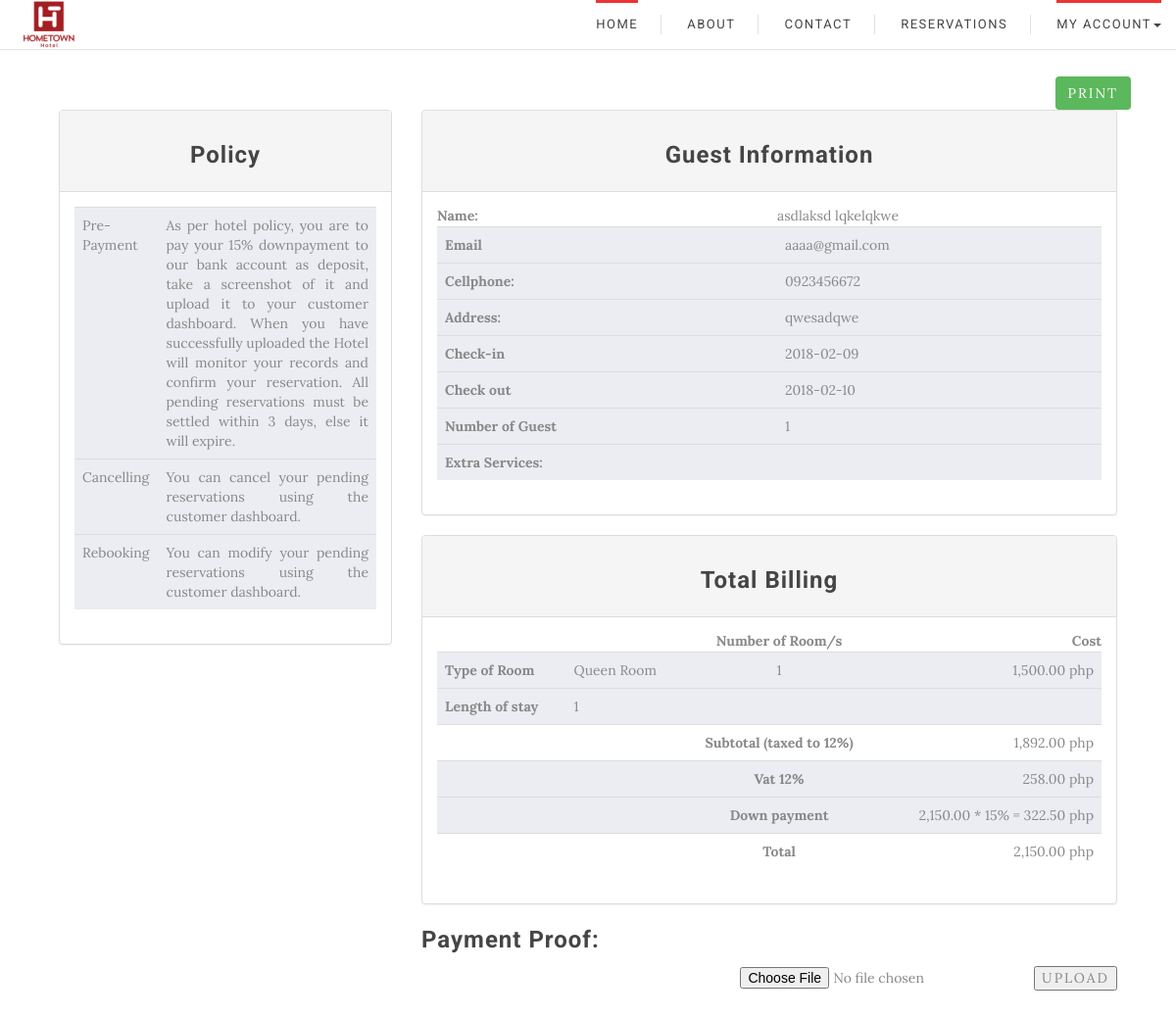
/summary.php?code=81 (signed in), run on the app's committed database.
### tables this page shows
CREATE TABLE `reservation_masterfile` (
  `reservation_id` int(11) NOT NULL,
  `guest_id` int(11) NOT NULL,
  `room_id` int(11) NOT NULL,
  `checkindate` date NOT NULL,
  `checkoutdate` date NOT NULL,
  `number_guest` int(11) NOT NULL,
  `room_number` int(11) NOT NULL,
  `status` varchar(20) NOT NULL,
  `reservation_code` varchar(10) NOT NULL
);

CREATE TABLE `room_masterfile` (
  `room_id` int(11) NOT NULL,
  `room_type` varchar(50) NOT NULL,
  `room_description` varchar(50) NOT NULL,
  `room_capacity` varchar(50) NOT NULL,
  `room_rate` float NOT NULL,
  `room_number` int(11) NOT NULL,
  `room_status` varchar(50) NOT NULL,
  `room_imagepath` text NOT NULL
);

CREATE TABLE `billing_masterfile` (
  `billing_id` int(11) NOT NULL,
  `guest_id` int(11) NOT NULL,
  `reservation_id` int(11) NOT NULL,
  `balance` float NOT NULL,
  `created_at` datetime NOT NULL,
  `updated_at` datetime NOT NULL,
  `status` varchar(30) NOT NULL,
  `total` float NOT NULL,
  `downpayment` float NOT NULL
);

### Summary.php (the view, shortened to what this page needs)
<?php
include_once 'db.php';
include_once 'header.php';
$fetchCurrentReservation = mysqli_query($conn, "SELECT * FROM reservation_masterfile WHERE reservation_id = {$_GET['code']} AND guest_id = {$_SESSION['guest_ID']}");
$reservation = mysqli_fetch_assoc($fetchCurrentReservation);
$daydiff = (strtotime($reservation['checkoutdate']) - strtotime($reservation['checkindate']))/(60*60*24);
$fetchCurrentRoom = mysqli_query($conn, "SELECT * FROM room_masterfile WHERE room_id = {$reservation['room_id']}") or die(mysqli_error($conn));
$room = mysqli_fetch_assoc($fetchCurrentRoom);
$fetchbilling = mysqli_query($conn, "SELECT * FROM billing_masterfile WHERE reservation_id = {$_GET['code']} AND guest_id = {$_SESSION['guest_ID']}");
$billing = mysqli_fetch_assoc($fetchbilling);
?>
<body>
 <?php
    include_once 'navigationBar.php';
 ?>
  <br>
  <br>
  <br>
  <br>
  <div class = "container">
    <div class = "row" style = "margin-bottom: 10%">
      <div class = "col-xs-12">
        <button class="btn-hide btn btn-success pull-right hide-this-shit" onclick="window.print()" style="margin-right:1.4%;">Print</button>
        <div class = "col-md-12">
          <div class = "col-md-4">
            <div class = "panel panel-default">
              <div class = "panel-heading" style = "background-color: ;">
                <h3 class = "text-center">
                  <strong>Policy</strong>
                </h3>
              </div>
              <div class = "panel-body __web-inspector-hidebefore-shortcut__">
                <div class ="table-responsive">
                  <table class = "table table-condensed">
                    <tbody>
                      <tr style = 'width:277px'>
                        <td class = "text-left" bgcolor = "#EBEDF2">Pre-Payment</td>
                        <td class = "text-left" bgcolor = "#EBEDF2" style = 'text-align: justify'>
                          As per hotel policy, you are to pay your 15% downpayment to our bank account as deposit,
                          take a screenshot of it and upload it to your customer dashboard. When you have successfully uploaded the Hotel will monitor your records and confirm your reservation. All pending reservations must be settled within 3 days, else it will expire.
                        </td>
                      </tr>
                      <tr>
                        <td class = "text-left" bgcolor = "#EBEDF2">Cancelling</td>
                        <td class = "text-left" bgcolor = "#EBEDF2" style = 'text-align: justify'>
                          You can cancel your pending reservations using the customer dashboard.
                        </td>
                      </tr>
                      <tr>
                        <td class = "text-left" bgcolor = "#EBEDF2">Rebooking</td>
                        <td class = "text-left" bgcolor = "#EBEDF2" style = 'text-align: justify'>
                          You can modify your pending reservations using the customer dashboard.
                        </td>
                      </tr>
                    </tbody>
                  </table>
                </div>
              </div>
            </div>
          </div>
          <div class = "col-md-8">
            <div class = "panel panel-default">
              <div class = "panel-heading" style = "background-color: ">
                <h3 class = "text-center">
                  <strong>Guest Information</strong>
                </h3>
              </div>
              <div class = "panel-body">
                <div class = "table-responsive">
                  <table class = "table table-condensed">
                    <thead>
                      <tr>
                        <td class = "text-left">
                          <strong>Name:</strong>
                        </td>
                        <td class = "text-left">
                          <?= "{$_SESSION['firstname']} {$_SESSION['lastname']}" ?>
                        </td>
                      </tr>
                    </thead>
                    <tbody>
                      <tr>
                        <td bgcolor = "#EBEDF2" class = "text-left">
                          <strong>Email</strong>
                        </td>
                        <td class = "text-left" bgcolor= "#EBEDF2">
                          <?= $_SESSION['email'] ?>
                        </td>
                      </tr>
                      <tr>
                        <td bgcolor = "#EBEDF2" class = "text-left">
                          <strong>Cellphone:</strong>
                        </td>
                        <td class = "text-left" bgcolor= "#EBEDF2">
                          <?= $_SESSION['contactNumber'] ?>
                        </td>
                      </tr>
                      <tr>
                        <td bgcolor = "#EBEDF2" class = "text-left">
                          <strong>Address:</strong>
                        </td>
                        <td class = "text-left" bgcolor= "#EBEDF2">
                          <?= $_SESSION['address'] ?>
                        </td>
                      </tr>
                      <tr>
                        <td bgcolor = "#EBEDF2" class = "text-left">
                          <strong>Check-in</strong>
                        </td>
                        <td class = "text-left" bgcolor= "#EBEDF2">
                          <?= $reservation['checkindate'] ?>
                        </td>
                      </tr>
                      <tr>
                        <td bgcolor = "#EBEDF2" class = "text-left">
                          <strong>Check out</strong>
                        </td>
                        <td class = "text-left" bgcolor= "#EBEDF2">
                          <?= $reservation['checkoutdate'] ?>
                        </td>
                      </tr>
                      <tr>
                        <td bgcolor = "#EBEDF2" class = "text-left">
                          <strong>Number of Guest</strong>
                        </td>
                        <td class = "text-left" bgcolor= "#EBEDF2">
                          <?= $reservation['number_guest'] ?>
                        </td>
                      </tr>
                      <tr>
                        <td bgcolor = "#EBEDF2" class = "text-left">
                          <strong>Extra Services:</strong>
                        </td>
                        <td class = "text-left" bgcolor= "#EBEDF2">
                        </td>
                      </tr>
                    </tbody>
                  </table>
                </div>
              </div>
            </div>
          </div>
          <div class = "col-md-8">
            <div class = "panel panel-default">
              <div class = "panel-heading" style = "background-color: ">
                <h3 class = "text-center">
                  <strong>Total Billing</strong>
                </h3>
              </div>
              <div class = "panel-body" stlye = "margin-bottom: -25px">
                <div class = "table-responsive">
                  <table class = "table table-condensed">
                    <thead>
                      <tr>
                        <td><strong></strong></td>
                        <td><strong></strong></td>
                        <td class = "text-center">
                          <strong>Number of Room/s</strong>
                        </td>
                        <td class = "text-right">
                          <strong>Cost</strong>
                        </td>
                      </tr>
                    </thead>
                    <tbody>
                      <tr>
                        <td class="text-left" bgcolor="#EBEDF2">
                          <strong>Type of Room</strong>
                        </td>
                        <td class="text-left" bgcolor="#EBEDF2">
                          <?= $room['room_type'] ?>
                        </td>
                        <td class="text-center" bgcolor="#EBEDF2">
                          <?= $reservation['room_number']?>
                        </td>
                        <td class="text-right" bgcolor="#EBEDF2">
                          <?=number_format($room['room_rate'] * $reservation['room_number'],2)?> php
                        </td>
                      </tr>
                      <tr>
                        <td class="text-left" bgcolor="#EBEDF2">
                          <strong>Length of stay</strong>
                        </td>
                        <td class="text-left" bgcolor="#EBEDF2">
                          <?= $daydiff ?>
                        </td>
                        <td class="text-left" bgcolor="#EBEDF2">
                        </td>
                        <td class="text-right" bgcolor="#EBEDF2">
                        </td>
                      </tr>
                      <tr>
                        <td class="highrow text-left">
                        </td>
                        <td class="highrow text-left">
                        </td>
                        <td class="highrow text-center">
                          <strong>Subtotal (taxed to 12%)</strong>
                        </td>
                        <td class="highrow text-right">
                         <?= number_format(($billing['total'])*0.88,2). " php"?>
                       </td>
                     </tr>
                     <tr>
                      <td class="text-left" bgcolor="#EBEDF2">
                      </td>
                      <td class="text-left" bgcolor="#EBEDF2">
                      </td>
                      <td class="text-center" bgcolor="#EBEDF2">
                        <strong>Vat 12%</strong>
                      </td>
                      <td class="text-right" bgcolor="#EBEDF2">
                        <?= number_format($billing['total']* 0.12,2) ?> php
                      </td>
                    </tr>
                    <tr>
                      <td class="text-left" bgcolor="#EBEDF2">
                      </td>
                      <td class=" text-left" bgcolor="#EBEDF2">
                      </td>
                      <td class=" text-center" bgcolor="#EBEDF2">
                        <strong>Down payment</strong>
                      </td>
                      <td class=" text-right" bgcolor="#EBEDF2">
                        <?= number_format($billing['total'], 2) . " * 15% = ". number_format($billing['total'] * 0.15, 2)?> php
                      </td>
                    </tr>
                    <tr>
                      <td class="text-left">
                      </td>
                      <td class="text-left">
                      </td>
                      <td class=" highrow text-center">
                        <strong>Total</strong>
                      </td>
                      <td class=" highrow text-right">
                        <?= number_format($billing['total'], 2)?> php
                      </td>
                    </tr>
                  </tbody>
                </table>
              </div>
            </div>
          </div>
          <h3>Payment Proof:</h3>
          <form class="hide-this-shit hidden-xs" method="post" style="display:inline; float:right !important;" enctype="multipart/form-data">
            <input class="hide-this-shit hidden-xs" type="file" name="img" style="display:inline;">
            <button class="hide-this-shit hidden-xs" name="upload" onclick="return confirm('Are you sure you want to save the changes?')" style="display:inline;">
              Upload
            </button>
          </form>
        </div>
      </body>
      </html>

### Summary.php (style rules this page uses)
.table-condensed>tbody>tr>td { padding: 5px; }
.table>tbody>tr>td { padding: 8px; line-height: 1.42857143; vertical-align: top; border-top: 1px solid #ddd; }
.text-left { text-align: left; }
table { background-color: transparent; }
table { border-spacing: 0; border-collapse: collapse; }
.table-responsive { min-height: .01%; overflow-x: auto; }
.panel { margin-bottom: 20px; background-color: #fff; border: 1px solid transparent; border-radius: 4px; -webkit-box-shadow: 0 1px 1px rgba(0,0,0,.05); box-shadow: 0 1px 1px rgba(0,0,0,.05); }
.table { width: 100%; max-width: 100%; margin-bottom: 20px; }
.panel-body { padding: 15px; }
.table>thead:first-child>tr:first-child>td { border-top: 0; }
.panel-default { border-color: #ddd; }

### data on the page
reservation_masterfile: checkindate "2018-02-09", checkoutdate "2018-02-10", number_guest "1", room_number "1", daydiff "1"
room_masterfile: room_type "Queen Room", $room['room_rate']*$reservation['room_number'] "1,500.00"
billing_masterfile: ($billing['total'])*0.88 "1,892.00", $billing['total']*0.12 "258.00", total "2,150.00", $billing['total']*0.15 "322.50"

### other printed values
$_SESSION['firstname'] "asdlaksd"
$_SESSION['lastname'] "lqkelqkwe"
$_SESSION['email'] "aaaa@gmail.com"
$_SESSION['contactNumber'] "0923456672"
$_SESSION['address'] "qwesadqwe"
